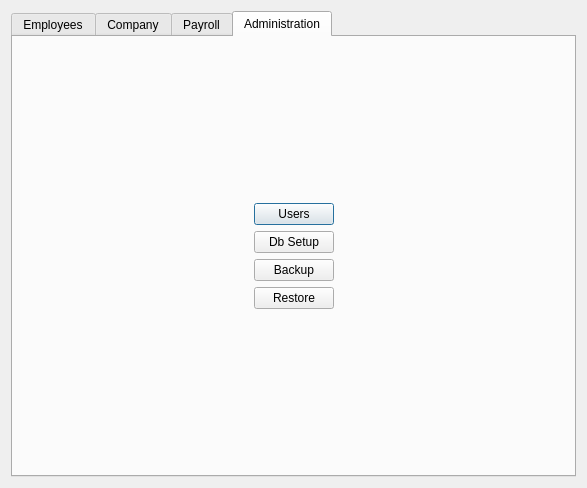
<?xml version="1.0" encoding="UTF-8"?>
<ui version="4.0">
 <class>HomeWindow</class>
 <widget class="QDialog" name="HomeWindow">
  <property name="geometry">
   <rect>
    <x>0</x>
    <y>0</y>
    <width>587</width>
    <height>488</height>
   </rect>
  </property>
  <property name="windowTitle">
   <string>Payroll Home</string>
  </property>
  <layout class="QVBoxLayout" name="verticalLayout">
   <item>
    <widget class="QTabWidget" name="tabWidget">
     <property name="currentIndex">
      <number>3</number>
     </property>
     <widget class="QWidget" name="tab">
      <attribute name="title">
       <string>Employees</string>
      </attribute>
     </widget>
     <widget class="QWidget" name="tab_2">
      <attribute name="title">
       <string>Company</string>
      </attribute>
     </widget>
     <widget class="QWidget" name="tab_3">
      <attribute name="title">
       <string>Payroll</string>
      </attribute>
     </widget>
     <widget class="QWidget" name="tab_4">
      <attribute name="title">
       <string>Administration</string>
      </attribute>
      <layout class="QHBoxLayout" name="horizontalLayout">
       <item>
        <spacer name="horizontalSpacer">
         <property name="orientation">
          <enum>Qt::Horizontal</enum>
         </property>
         <property name="sizeHint" stdset="0">
          <size>
           <width>196</width>
           <height>20</height>
          </size>
         </property>
        </spacer>
       </item>
       <item>
        <layout class="QVBoxLayout" name="verticalLayout_2">
         <item>
          <spacer name="verticalSpacer">
           <property name="orientation">
            <enum>Qt::Vertical</enum>
           </property>
           <property name="sizeHint" stdset="0">
            <size>
             <width>20</width>
             <height>40</height>
            </size>
           </property>
          </spacer>
         </item>
         <item>
          <widget class="QPushButton" name="pushButton">
           <property name="text">
            <string>Users</string>
           </property>
          </widget>
         </item>
         <item>
          <widget class="QPushButton" name="pushButton_2">
           <property name="text">
            <string>Db Setup</string>
           </property>
          </widget>
         </item>
         <item>
          <widget class="QPushButton" name="pushButton_3">
           <property name="text">
            <string>Backup</string>
           </property>
          </widget>
         </item>
         <item>
          <widget class="QPushButton" name="pushButton_4">
           <property name="text">
            <string>Restore</string>
           </property>
          </widget>
         </item>
         <item>
          <spacer name="verticalSpacer_2">
           <property name="orientation">
            <enum>Qt::Vertical</enum>
           </property>
           <property name="sizeHint" stdset="0">
            <size>
             <width>20</width>
             <height>40</height>
            </size>
           </property>
          </spacer>
         </item>
        </layout>
       </item>
       <item>
        <spacer name="horizontalSpacer_2">
         <property name="orientation">
          <enum>Qt::Horizontal</enum>
         </property>
         <property name="sizeHint" stdset="0">
          <size>
           <width>195</width>
           <height>20</height>
          </size>
         </property>
        </spacer>
       </item>
      </layout>
     </widget>
    </widget>
   </item>
  </layout>
 </widget>
 <resources/>
 <connections/>
</ui>
